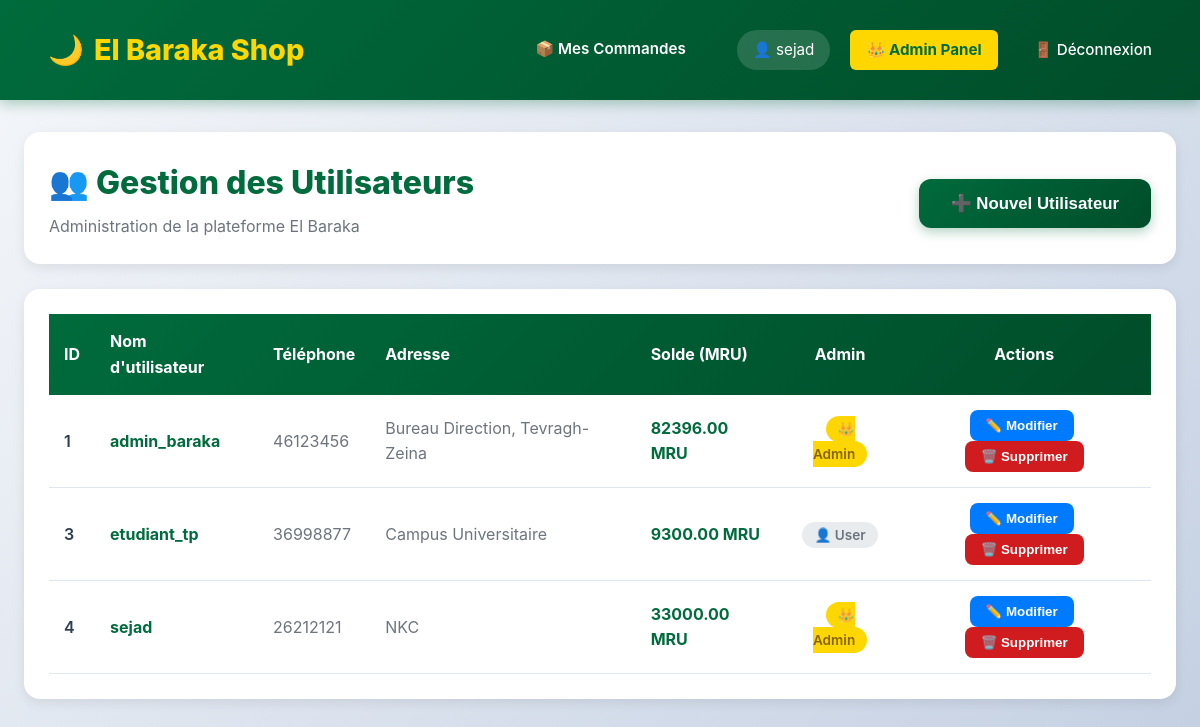
The app's page /admin/users (signed in) with its own data.
### tables this page shows
CREATE TABLE utilisateurs (
            id INTEGER PRIMARY KEY AUTOINCREMENT,
            username TEXT NOT NULL UNIQUE,
            password TEXT NOT NULL,
            telephone TEXT,
            adresse TEXT,
            est_admin BOOLEAN DEFAULT 0,
            solde_mru DECIMAL(10, 2) DEFAULT 0.00
        );

### app.py (the view)
@app.route('/admin/users')
def admin_users():
    if 'user_id' not in session: return redirect('/login')
    conn = get_db_connection()
    users = conn.execute("SELECT * FROM utilisateurs ORDER BY id ASC").fetchall()
    conn.close()
    return render_template('admin_users.html', users=users)

### app.py (called while the page is built)
def get_db_connection():
    conn = sqlite3.connect('elbaraka.db')
    conn.row_factory = sqlite3.Row
    return conn

### templates/admin_users.html (shortened to what this page needs)
{% extends 'base.html' %}
{% block content %}
<div style="max-width: 1400px; margin: 0 auto;">
    <div style="background: var(--white); padding: 25px; border-radius: 16px; margin-bottom: 25px; box-shadow: 0 4px 12px var(--shadow); display: flex; justify-content: space-between; align-items: center;">
        <div>
            <h2 style="margin: 0; color: var(--primary); font-size: 2rem; font-weight: 800;">
                👥 Gestion des Utilisateurs
            </h2>
            <p style="margin: 5px 0 0 0; color: #6c757d;">Administration de la plateforme El Baraka</p>
        </div>
        <button onclick="openModal('add')" class="btn-primary" style="width: auto; padding: 14px 32px;">
            ➕ Nouvel Utilisateur
        </button>
    </div>
    <div style="background: var(--white); padding: 25px; border-radius: 16px; box-shadow: 0 4px 12px var(--shadow); overflow-x: auto;">
        <table style="width: 100%; border-collapse: collapse;">
            <thead>
                <tr style="background: linear-gradient(135deg, var(--primary) 0%, var(--primary-dark) 100%); color: white;">
                    <th style="padding: 15px; text-align: left; font-weight: 700;">ID</th>
                    <th style="padding: 15px; text-align: left; font-weight: 700;">Nom d'utilisateur</th>
                    <th style="padding: 15px; text-align: left; font-weight: 700;">Téléphone</th>
                    <th style="padding: 15px; text-align: left; font-weight: 700;">Adresse</th>
                    <th style="padding: 15px; text-align: left; font-weight: 700;">Solde (MRU)</th>
                    <th style="padding: 15px; text-align: center; font-weight: 700;">Admin</th>
                    <th style="padding: 15px; text-align: center; font-weight: 700;">Actions</th>
                </tr>
            </thead>
            <tbody>
                {% for user in users %}
                <tr style="border-bottom: 1px solid var(--border); transition: background 0.3s ease;"
                    onmouseover="this.style.background='#f8f9fa'"
                    onmouseout="this.style.background='white'">
                    <td style="padding: 15px; font-weight: 600;">{{ user.id }}</td>
                    <td style="padding: 15px;">
                        <strong style="color: var(--primary);">{{ user.username }}</strong>
                    </td>
                    <td style="padding: 15px; color: #6c757d;">{{ user.telephone or '—' }}</td>
                    <td style="padding: 15px; color: #6c757d;">{{ user.adresse or '—' }}</td>
                    <td style="padding: 15px; font-weight: 700; color: var(--primary);">
                        {{ "%.2f"|format(user.solde_mru) }} MRU
                    </td>
                    <td style="padding: 15px; text-align: center;">
                        {% if user.est_admin %}
                            <span style="background: var(--gold); color: #856404; padding: 5px 12px; border-radius: 20px; font-weight: 600; font-size: 0.85rem;">
                                👑 Admin
                            </span>
                        {% else %}
                            <span style="background: #e9ecef; color: #6c757d; padding: 5px 12px; border-radius: 20px; font-weight: 600; font-size: 0.85rem;">
                                👤 User
                            </span>
                        {% endif %}
                    </td>
                    <td style="padding: 15px; text-align: center;">
                        <button onclick="openModal('edit', {{ user.id }}, '{{ user.username }}', '{{ user.telephone }}', '{{ user.adresse }}', {{ user.solde_mru }}, {{ user.est_admin|int }})"
                                style="background: #007bff; color: white; border: none; padding: 8px 16px; border-radius: 8px; cursor: pointer; margin-right: 5px; font-weight: 600; transition: all 0.3s ease;"
                                onmouseover="this.style.background='#0056b3'"
                                onmouseout="this.style.background='#007bff'">
                            ✏️ Modifier
                        </button>
                        <button onclick="deleteUser({{ user.id }}, '{{ user.username }}')"
                                style="background: var(--secondary); color: white; border: none; padding: 8px 16px; border-radius: 8px; cursor: pointer; font-weight: 600; transition: all 0.3s ease;"
                                onmouseover="this.style.background='#a01518'"
                                onmouseout="this.style.background='var(--secondary)'">
                            🗑️ Supprimer
                        </button>
                    </td>
                </tr>
                {% endfor %}
            </tbody>
        </table>
    </div>
</div>
{% endblock %}

### templates/base.html (shortened to what this page needs)
<!DOCTYPE html>
<html lang="fr">
<head>
    <link rel="stylesheet" href="{{ url_for('static', filename='style.css') }}">
</head>
<body>
    <nav class="navbar">
        <a href="/" class="brand">
            <span>🌙</span>
            <span>El Baraka Shop</span>
        </a>
        <div class="user-info">
            {% if session.get('user_id') %}
                <a href="/mes-commandes" style="color: white; text-decoration: none; font-weight: 600; margin-right: 15px; border-bottom: 2px solid transparent; transition: all 0.3s;" onmouseover="this.style.borderBottom='2px solid var(--gold)'" onmouseout="this.style.borderBottom='2px solid transparent'">
                    📦 Mes Commandes
                </a>
                <span style="background: rgba(255, 255, 255, 0.15); padding: 8px 16px; border-radius: 20px; backdrop-filter: blur(10px);">
                    👤 {{ session.get('username') }}
                </span>
                {% if session.get('est_admin') %}
                    <a href="/admin/users" style="background: var(--gold); color: var(--primary); font-weight: 700;">
                        👑 Admin Panel
                    </a>
                {% endif %}
                <a href="/logout">🚪 Déconnexion</a>
            {% else %}
                <a href="/login">🔐 Connexion</a>
            {% endif %}
        </div>
    </nav>
    <div class="container">
        {% block content %}{% endblock %}
    </div>
</body>
</html>

### static/style.css (style rules this page uses)
:root { --primary: #006b3c; --primary-dark: #004d2a; --secondary: #d01c1f; --gold: #ffd700; --bg: #f8f9fa; --text: #2c3e50; --white: #ffffff; --shadow: rgba(0, 0, 0, 0.08); --shadow-hover: rgba(0, 0, 0, 0.15); --border: #e0e6ed; }
* { margin: 0; padding: 0; box-sizing: border-box; }
body { font-family: -apple-system, BlinkMacSystemFont, 'Segoe UI', Roboto, 'Helvetica Neue', Arial, sans-serif; background: linear-gradient(135deg, #f5f7fa 0%, #c3cfe2 100%); color: var(--text); line-height: 1.6; min-height: 100vh; }
.navbar { background: linear-gradient(135deg, var(--primary) 0%, var(--primary-dark) 100%); color: var(--white); padding: 1.2rem 2rem; display: flex; justify-content: space-between; align-items: center; box-shadow: 0 4px 12px rgba(0, 107, 60, 0.3); position: sticky; top: 0; z-index: 1000; backdrop-filter: blur(10px); }
.navbar .brand { font-size: 1.8rem; font-weight: 800; color: var(--gold); text-decoration: none; display: flex; align-items: center; gap: 10px; transition: transform 0.3s ease; }
.navbar .user-info { display: flex; align-items: center; gap: 20px; font-size: 0.95rem; }
.navbar .user-info span { background: rgba(255, 255, 255, 0.15); padding: 8px 16px; border-radius: 20px; backdrop-filter: blur(10px); }
.navbar a { color: var(--white); text-decoration: none; padding: 8px 16px; border-radius: 6px; transition: all 0.3s ease; font-weight: 500; }
.container { max-width: 1400px; margin: 2rem auto; padding: 0 1.5rem; }
.btn-primary { background: linear-gradient(135deg, var(--primary) 0%, var(--primary-dark) 100%); color: white; border: none; padding: 14px 20px; border-radius: 12px; cursor: pointer; width: 100%; font-size: 1.05rem; font-weight: 700; transition: all 0.3s ease; box-shadow: 0 4px 12px rgba(0, 107, 60, 0.3); margin-top: 10px; }

### records on screen
utilisateurs: get "sejad", id "4", username "sejad", telephone "26212121", adresse "NKC", solde_mru "33000.00", est_admin "👑 Admin"
utilisateurs: id "1", username "admin_baraka", telephone "46123456", adresse "Bureau Direction, Tevragh-Zeina", solde_mru "82396.00", est_admin "👑 Admin"
utilisateurs: id "3", username "etudiant_tp", telephone "36998877", adresse "Campus Universitaire", solde_mru "9300.00", est_admin "👤 User"
